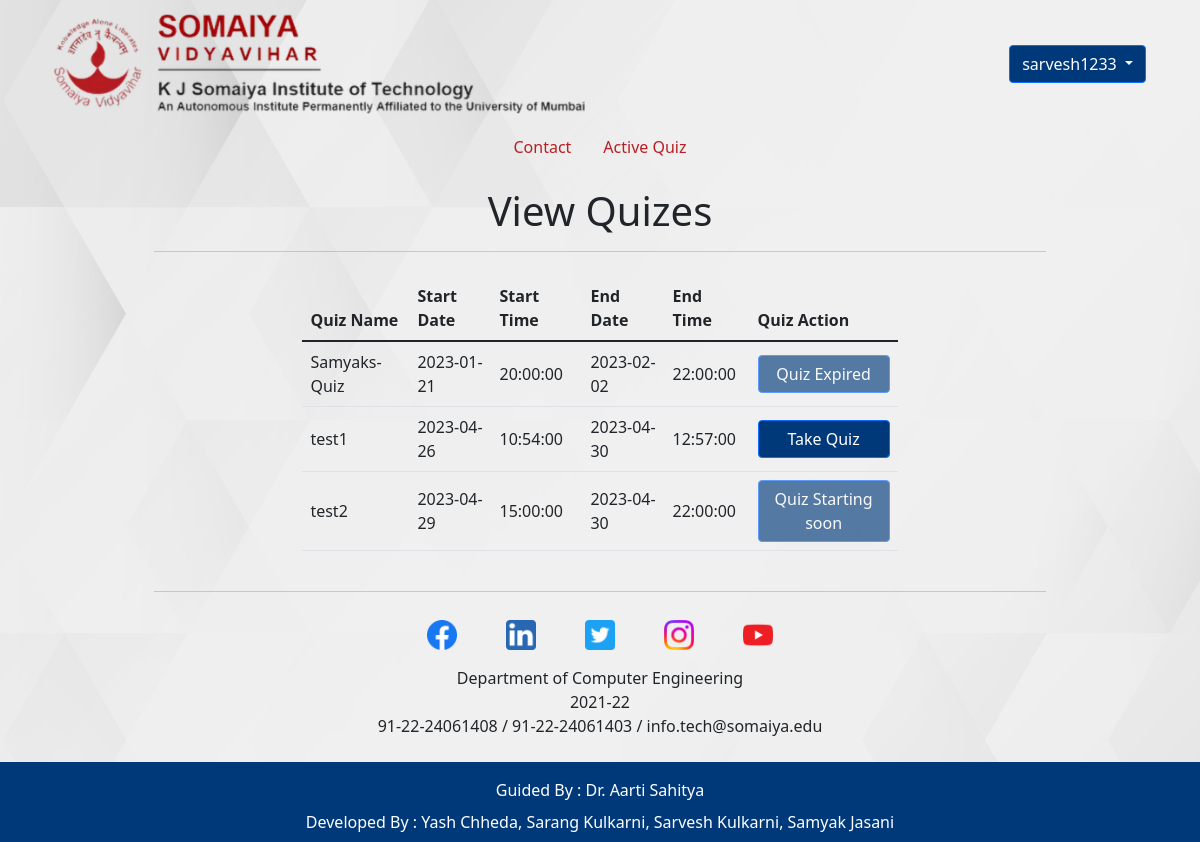
The app's page /ActiveQuiz.php (signed in) with its own data.
### tables this page shows
CREATE TABLE `cstm_quizes` (
  `id` int(11) NOT NULL,
  `name` varchar(20) NOT NULL,
  `start_date` date NOT NULL,
  `start_time` time NOT NULL,
  `end_date` date NOT NULL,
  `end_time` time NOT NULL,
  `dt` timestamp NOT NULL DEFAULT current_timestamp()
);

### ActiveQuiz.php (the view, shortened to what this page needs)
<?php
include('_dbconnect.php');
$quizesAvialable = mysqli_query($conn, "SELECT * FROM `cstm_quizes` ORDER BY `start_date`");
?>
<!DOCTYPE html>
<html lang="en">
<head>
    <link href="https://cdn.jsdelivr.net/npm/bootstrap@5.1.3/dist/css/bootstrap.min.css" rel="stylesheet">
    <link rel="stylesheet" href="/syss/assets/style.css">
</head>
<body oncontextmenu="return false;" style="background-image: url('assets/images/default_bg.jpg'); height: 100vh">
    <?php
    require "_header.php";
    ?>
    <div id="contact" class="container position-relative">
        <div class="form-container">
            <div>
                <h1 class="text-center">View Quizes</h1>
            </div>
            <hr style="color:#D91A21;">
            <div class="d-flex justify-content-evenly">
                <div class="d-inline-block my-2 col-md-8">
                    <div class="table-responsive">
                        <?php
                        if (mysqli_num_rows($quizesAvialable) > 0) {
                            echo '<table class="table table-hover table-bordereless">
                                    <thead>
                                        <tr>
                                            <th scope="col">Quiz Name</th>
                                            <th scope="col">Start Date</th>
                                            <th scope="col">Start Time</th>
                                            <th scope="col">End Date</th>
                                            <th scope="col">End Time</th>
                                            <th scope="col">Quiz Action</th>
                                        </tr>
                                    </thead>
                                    <tbody>';
                            while ($row = mysqli_fetch_array($quizesAvialable)) {
                                $start_date = $row['start_date'];
                                $end_date = $row['end_date'];
                                $today_date = date('Y-m-d');
                                $start_time = $row['start_time'];
                                $end_time = $row['end_time'];
                                $today_time = date('H:i:s');
                                $start = $start_date . ' ' . $start_time;
                                $end = $end_date . ' ' . $end_time;
                                $today = $today_date . ' ' . $today_time;
                                echo '  <tr class="align-middle">
                                            <td>' . $row['name'] . '</td>
                                            <td>' . $row['start_date'] . '</td>
                                            <td>' . $row['start_time'] . '</td>
                                            <td>' . $row['end_date'] . '</td>
                                            <td>' . $row['end_time'] . '</td>
                                            <td>' . '<button type="button" class="btn btn-primary w-100" style="background-color: #00397A;" ';
                                if ($start < $today) {
                                    if ($end > $today) {
                                        echo '><a href="Quiz.php?catid=' . $row['id'] . '">Take Quiz</a>';
                                    } else {
                                        echo 'disabled>Quiz Expired';
                                    }
                                } else {
                                    echo 'disabled>Quiz Starting soon';
                                }
                                echo '</button></td>
                                            </tr>';
                            }
                            echo '
                            </tbody>
                            </table>';
                        } else {
                            echo '<h4 class="text-center">No quizes uploaded yet !!!</h4>';
                        };
                        ?>
                    </div>
                </div>
            </div>
            <hr style="color:#D91A21;">
        </div>
    </div>
    <?php require "_footer.php" ?>
</body>
</html>

### assets/style.css (style rules this page uses)
* { margin: 0; padding: 0; box-sizing: border-box; }
body { background-repeat: no-repeat; background-attachment: fixed; background-size: cover; }
a, a:active, a:hover { text-decoration: none; color: inherit; }
.form-container { width: 80%; margin: 20px auto; }

### records on screen
cstm_quizes: name "Samyaks-Quiz", start_date "2023-01-21", start_time "20:00:00", end_date "2023-02-02", end_time "22:00:00", shows "Quiz Expired"
cstm_quizes: name "test1", start_date "2023-04-26", start_time "10:54:00", end_date "2023-04-30", end_time "12:57:00"
cstm_quizes: name "test2", start_date "2023-04-29", start_time "15:00:00", end_date "2023-04-30", end_time "22:00:00", shows "Quiz Starting soon"

### other values on screen
$_SESSION['username'] "sarvesh1233"
